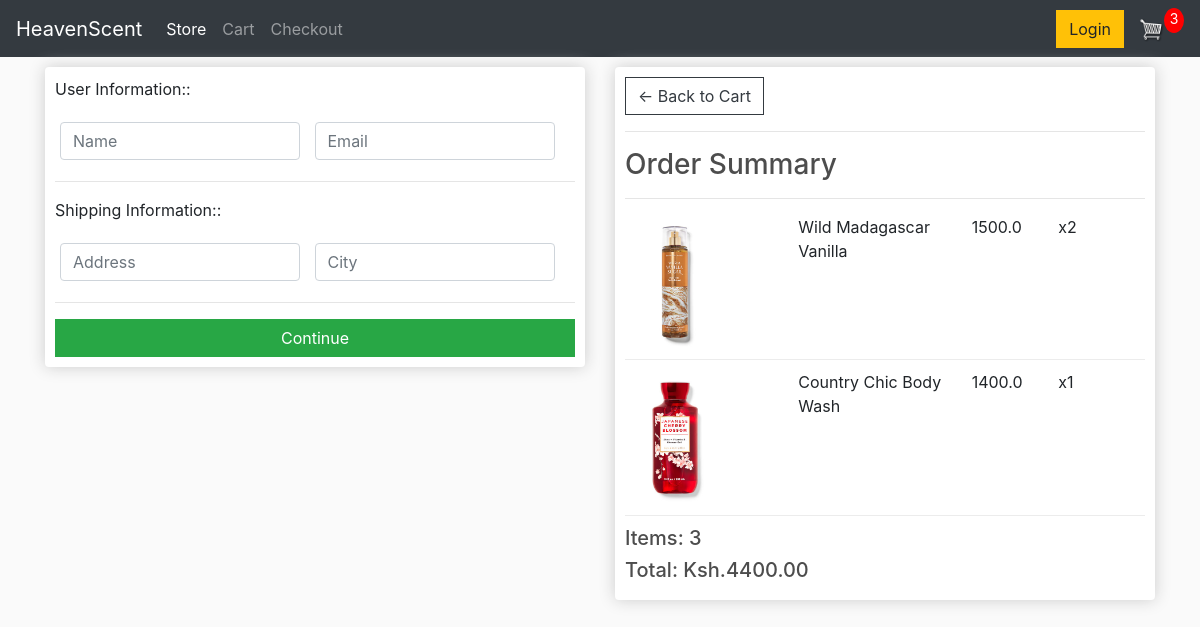
Before: /checkout/ (signed in) with the older database file.
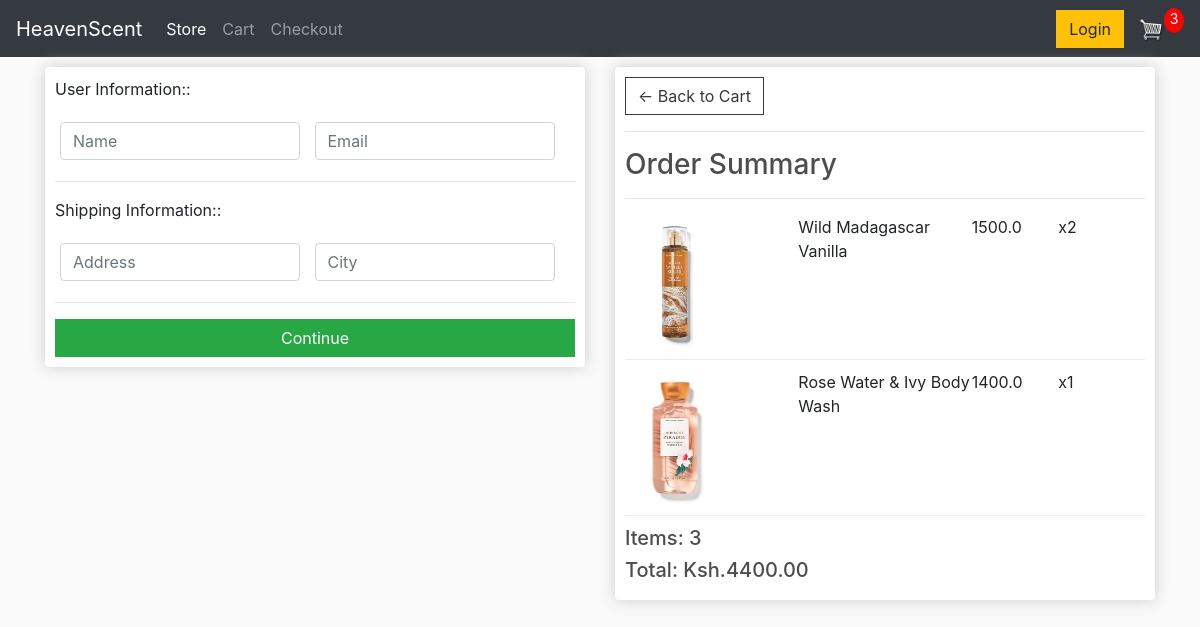
After: the same page with the newer database file.
### store/models.py (models this page shows, shortened)
class OrderItem(models.Model):
    product = models.ForeignKey(Product, on_delete=models.SET_NULL, null=True)
    order = models.ForeignKey(Order, on_delete=models.SET_NULL, null=True)
    quantity = models.IntegerField(default=0, null=True, blank=True)
    date_added = models.DateTimeField(auto_now_add=True)
    @property
    def get_total(self):
        total = self.product.price * self.quantity
        return total

class Product(models.Model):
    name = models.CharField(max_length=200, null=True)
    price = models.FloatField()
    digital = models.BooleanField(default=False, null=True, blank=False)
    image = models.ImageField(null=True, blank=True)
    @property
    def imageURL(self):
        try:
            url = self.image.url
        except:
            url = ''
        return url

### store/views.py (the view)
# urls.py: path('checkout/', views.checkout, name="checkout"),
def checkout(request):
    if request.user.is_authenticated:
        customer = request.user.customer
        order, created = Order.objects.get_or_create(customer=customer, complete=False)
        items = order.orderitem_set.all()
        cartItems = order.get_cart_items
    else:
        items = []
        order = {'get_cart_total':0, 'get_cart_items':0}
        cartItems = order['get_cart_items']
    context = {'items': items, 'order': order, 'cartItems': cartItems}
    return render(request, 'store/checkout.html', context)

### store/models.py (called while the page is built)
    @property
    def get_cart_total(self):
        orderitems = self.orderitem_set.all()
        total = sum([item.get_total for item in orderitems])
        return total

    def get_cart_items(self):
        orderitems = self.orderitem_set.all()
        total = sum([item.quantity for item in orderitems])
        return total

### store/templates/store/checkout.html (shortened to what this page needs)
{% extends 'store/main.html' %} {% load static %} {% block content %}
<div class="row">
    <div class="col-lg-6">
        <div class="box-element" id="form-wrapper">
            <form id="form">
                <div id="user-info">
                    <p>User Information::</p>
                    <div class="form-field">
                        <input required class="form-control" type="text" name="name" placeholder="Name">
                    </div>
                    <div class="form-field">
                        <input required class="form-control" type="text" name="email" placeholder="Email">
                    </div>
                </div>
                <div id="shipping-info">
                    <hr>
                    <p>Shipping Information::</p>
                    <div class="form-field">
                        <input class="form-control" type="text" name="address" placeholder="Address">
                    </div>
                    <div class="form-field">
                        <input class="form-control" type="text" name="city" placeholder="City">
                    </div>
                </div>
                <hr>
                <input id="form-button" type="submit" class="btn btn-success btn-block" value="Continue">
            </form>
        </div>
        <br>
    </div>
    <div class="col-lg-6">
        <div class="box-element">
            <a class="btn btn-outline-dark" href="{% url 'cart' %}">&#x2190; Back to Cart</a>
            <hr>
            <h3>Order Summary</h3>
            <hr> {% for item in items %}
            <div class="cart-row">
                <div style="flex:2"><img class="row-image" src="{{item.product.imageURL}}"></div>
                <div style="flex:2">
                    <p>{{item.product.name}}</p>
                </div>
                <div style="flex:1">
                    <p>{{item.product.price}}</p>
                </div>
                <div style="flex:1">
                    <p>x{{item.quantity}}</p>
                </div>
            </div>
            {% endfor %}
            <h5>Items: {{order.get_cart_items}}</h5>
            <h5>Total: Ksh.{{order.get_cart_total|floatformat:2}}</h5>
        </div>
    </div>
</div>
{% endblock content %}

Changed rows visible on the page:
removed OrderItem: product.imageURL (picture), product.name "Country Chic Body Wash", product.price "1400.0", quantity "1"
added OrderItem: product.imageURL (picture), product.name "Rose Water & Ivy Body Wash", product.price "1400.0", quantity "1"
